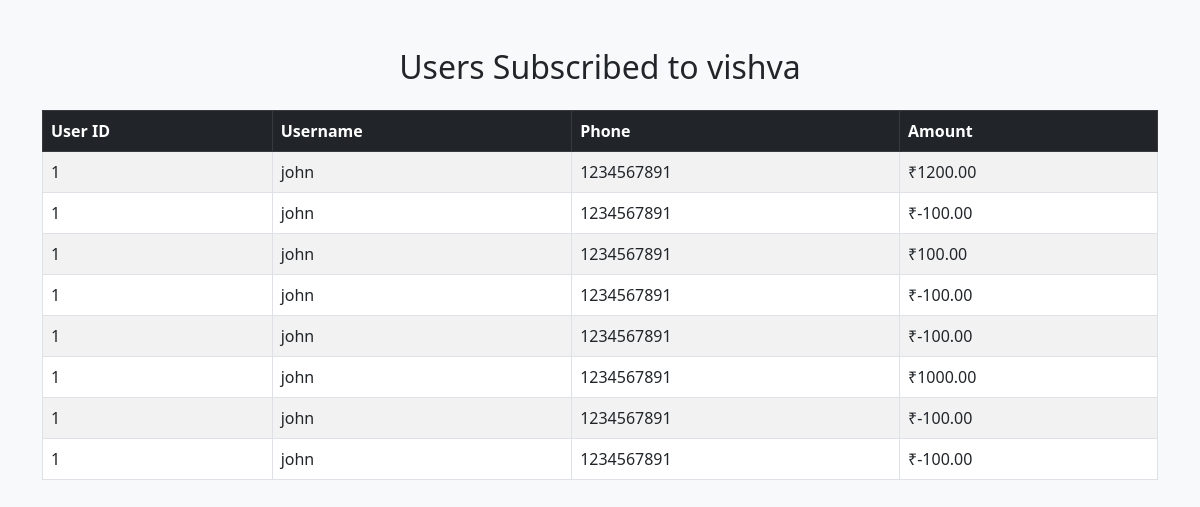
/owner/2/subscriptions, run on an earlier commit of the app's database.
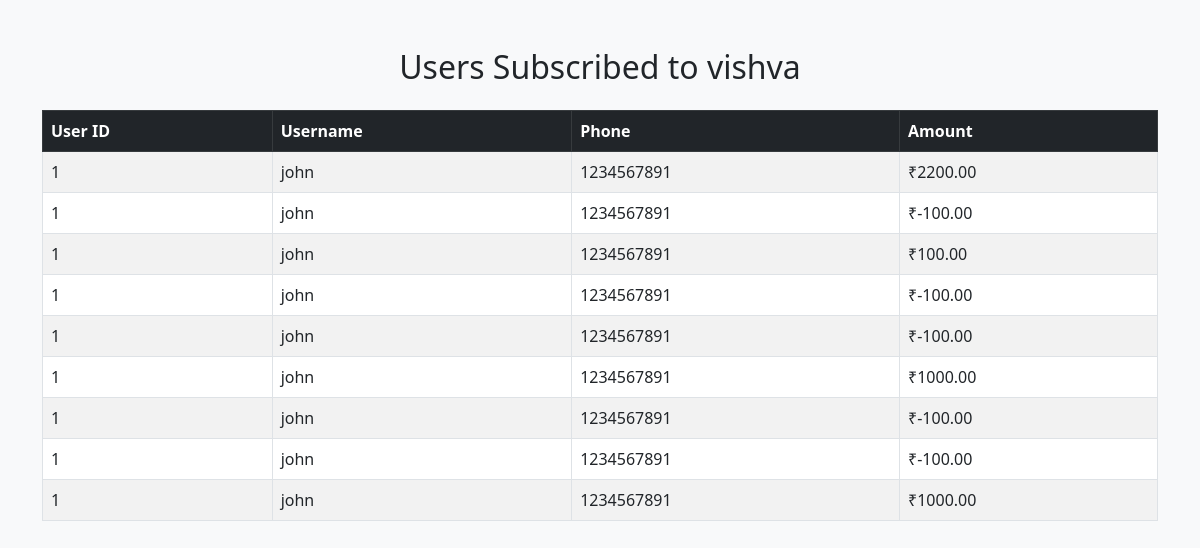
And on a later commit of the database.
### models.py (models this page shows, shortened)
class Owner(UserMixin, db.Model):
    __tablename__ = 'owners'
    id = db.Column(db.Integer, primary_key=True)
    username = db.Column(db.String(80), unique=True, nullable=False)
    email = db.Column(db.String(120), unique=True, nullable=False)
    password_hash = db.Column(db.String(256), nullable=False)
    phone = db.Column(db.String(20), nullable=False)
    gaming_center_name = db.Column(db.String(200), nullable=False)
    address = db.Column(db.String(255), nullable=True)
    active = db.Column(db.Boolean, default=True)
    created_at = db.Column(db.DateTime, default=datetime.utcnow)
    latitude = db.Column(db.Float, nullable=True)
    longitude = db.Column(db.Float, nullable=True)
    google_maps_link = db.Column(db.String(500), nullable=True)
    amenities = db.Column(db.Text, nullable=True)  # Stored as JSON string
    venue_image1 = db.Column(db.String(500), nullable=True)
    venue_image2 = db.Column(db.String(500), nullable=True)
    venue_image3 = db.Column(db.String(500), nullable=True)
    venue_image4 = db.Column(db.String(500), nullable=True)
    images_uploaded = db.Column(db.Boolean, default=False)
    consoles = db.relationship('Console', backref='owner', lazy=True, cascade='all, delete-orphan')
    subscriptions = db.relationship("Subscription", back_populates="owner", cascade="all, delete")

class Subscription(db.Model):
    __tablename__ = "subscription"
    id = db.Column(db.Integer, primary_key=True)
    amount = db.Column(db.Float, nullable=False)
    user_id = db.Column(db.Integer, db.ForeignKey('users.id'), nullable=False)
    owner_id = db.Column(db.Integer, db.ForeignKey('owners.id'), nullable=False)
    created_at = db.Column(db.DateTime, default=datetime.utcnow)
    user = db.relationship("User", back_populates="subscriptions")
    owner = db.relationship("Owner", back_populates="subscriptions")

class User(UserMixin, db.Model):
    __tablename__ = 'users'
    id = db.Column(db.Integer, primary_key=True)
    username = db.Column(db.String(80), unique=True, nullable=False)
    email = db.Column(db.String(120), unique=True, nullable=True)
    phone = db.Column(db.String(20), nullable=False , unique = True)
    password_hash = db.Column(db.String(256), nullable=False)
    full_name = db.Column(db.String(120), nullable=True)
    age = db.Column(db.Integer, nullable=True)
    created_at = db.Column(db.DateTime, default=datetime.utcnow)
    total_spent = db.Column(db.Float, default=0.0)
    bookings = db.relationship('TimeSlot', backref='user', lazy=True, foreign_keys='TimeSlot.user_id')
    coin_balances = db.relationship('UserCoinBalance', backref='user', lazy=True)
    subscriptions = db.relationship("Subscription", back_populates="user", cascade="all, delete")

### routes.py (the view)
@app.route('/owner/<int:owner_id>/subscriptions')
def owner_subscriptions(owner_id):
    owner = Owner.query.get_or_404(owner_id)
    subscriptions = Subscription.query.filter_by(owner_id=owner.id).all()
    return render_template('owner_subscriptions.html', owner=owner, subscriptions=subscriptions)

### templates/owner_subscriptions.html (shortened to what this page needs)
<!DOCTYPE html>
<html lang="en">
<head>
    <link href="https://cdn.jsdelivr.net/npm/bootstrap@5.3.0/dist/css/bootstrap.min.css" rel="stylesheet">
</head>
<body class="bg-light">
    <div class="container mt-5">
        <div class="text-center mb-4">
            <h2>Users Subscribed to {{ owner.username }}</h2>
        </div>
        {% if subscriptions %}
        <table class="table table-bordered table-striped">
            <thead class="table-dark">
                <tr>
                    <th>User ID</th>
                    <th>Username</th>
                    <th>Phone</th>
                    <th>Amount</th>
                </tr>
            </thead>
            <tbody>
                {% for sub in subscriptions %}
                <tr>
                    <td>{{ sub.user.id }}</td>
                    <td>{{ sub.user.username }}</td>
                    <td>{{ sub.user.phone }}</td>
                    <td>₹{{ '%.2f'|format(sub.amount) }}</td>
                </tr>
                {% endfor %}
            </tbody>
        </table>
        {% else %}
            <div class="alert alert-info text-center">
                No users have subscribed to this venue yet.
            </div>
        {% endif %}
    </div>
</body>
</html>

What changed in the data, as far as the page shows it:
changed Subscription (number 1 of 9 on the later page): amount "1200.00" → "2200.00"
added Subscription: user.id "1", user.username "john", user.phone "1234567891", amount "1000.00"
